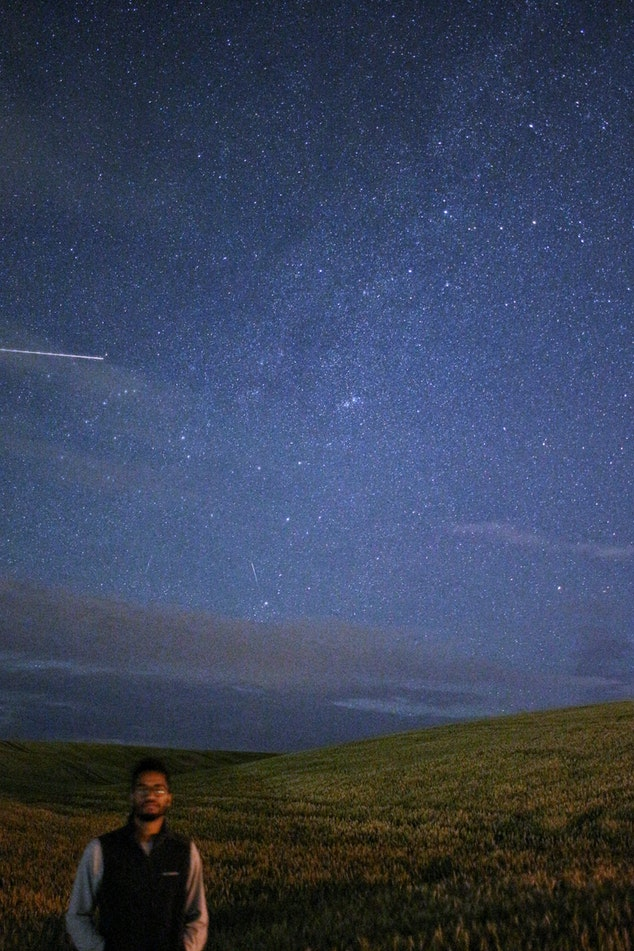
#> input picture chapter_4/images/face_det3.jpg, 634 x 951 px
$ jupyter execute detect_faces.ipynb
#> lines starting #> are read from the running program, lines starting #| are printed output that depends on the picture
[cell 1]
from skimage import data
from skimage.feature import Cascade

[cell 2]
trained_file = data.lbp_frontal_face_cascade_filename()

[cell 3]
detector = Cascade(trained_file)

[cell 4]
from matplotlib import pyplot as plt

[cell 5]
image = plt.imread('images/face_det3.jpg')
#> image is the input picture: shape (951, 634, 3); mean R, G, B 56.8, 66.8, 89.9

[cell 6]
plt.imshow(image)

[cell 7]
detected = detector.detect_multi_scale(img = image,
                                       scale_factor=1.2,
                                       step_ratio=1,
                                       min_size=(10, 10),
                                       max_size=(200, 200))
#> detected = 1 item

[cell 8]
from matplotlib import patches

def show_detected_face(result, detected, title="Face image"):
#> called with title = 'Face image'
    plt.imshow(result)
    img_desc = plt.gca()
    plt.set_cmap('gray')
    plt.title(title)
    plt.axis('off')
    for patch in detected:
        img_desc.add_patch(
            patches.Rectangle((patch['c'], patch['r']),
                            patch['width'],
                            patch['height'],
                            fill=False,
                            color='r',
                            linewidth=2))
#> this loop made 1 pass
#> patch on pass 1: {'r': 773, 'c': 129, 'width': 43, 'height': 43}
    plt.show()
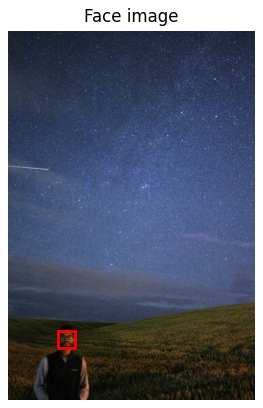
#> figure drawn by matplotlib, 1 panel


$ run again, with chapter_4/images/face_det25.jpg copied over chapter_4/images/face_det3.jpg
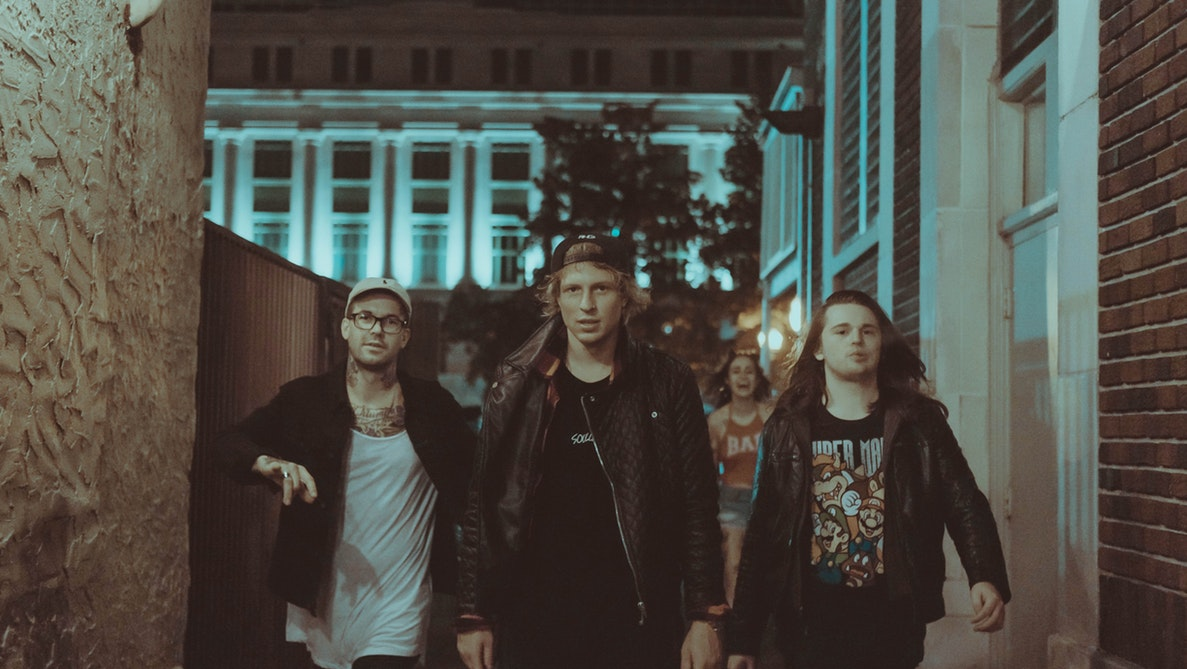
#> input picture chapter_4/images/face_det25.jpg, 1187 x 669 px
#> image is the input picture: shape (669, 1187, 3); mean R, G, B 78.2, 76.4, 69.4
#> detected = 6 items
#> the loop in show_detected_face, `for patch in detected:` made 6 passes
#> patch on passes 1 to 6: {'r': 263, 'c': 681, 'width': 26, 'height': 26}, {'r': 308, 'c': 827, 'width': 61, 'height': 61}, {'r': 296, 'c': 348, 'width': 65, 'height': 65}, {'r': 358, 'c': 725, 'width': 36, 'height': 36}, {'r': 403, 'c': 798, 'width': 92, 'height': 92}, {'r': 261, 'c': 548, 'width': 77, 'height': 77}
#> in show_detected_face, `plt.show()`:
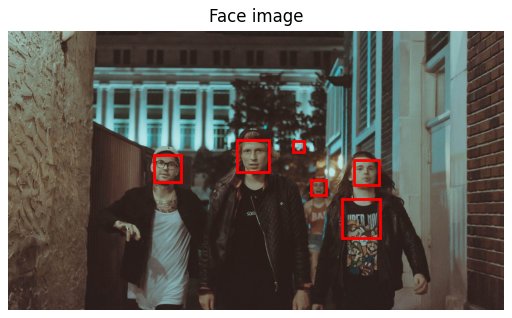
#> figure drawn by matplotlib, 1 panel
